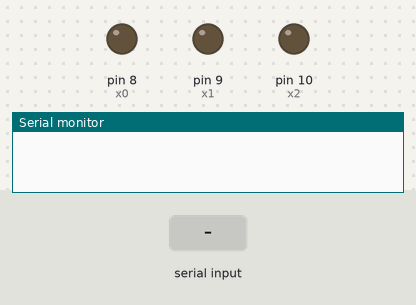
A sketch run on a simulated Arduino Uno, built with avr-gcc and run on an emulated ATmega328P. Shown: output pins drawn as LEDs (lit = HIGH), the last lines printed to the serial monitor. The inputs (shaded band) are chosen by the test bench.

Above: at 1.2 s.
1.3 s: "1" received over Serial
At 1.9 s:
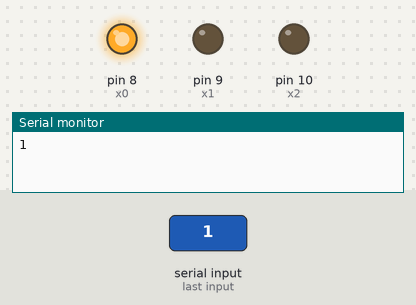
2.8 s: "2" received over Serial
At 4.0 s:
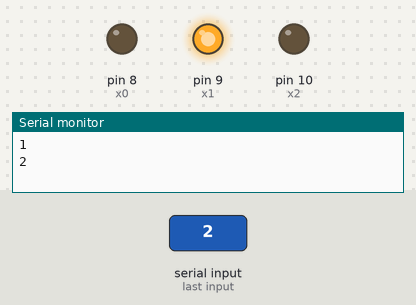
4.3 s: "3" received over Serial
At 5.4 s:
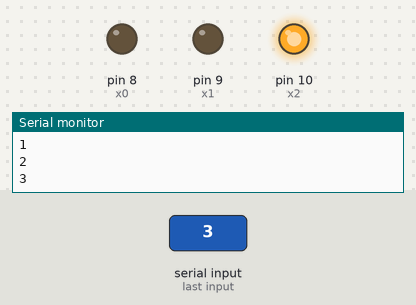
5.8 s: "4" received over Serial
At 6.5 s:
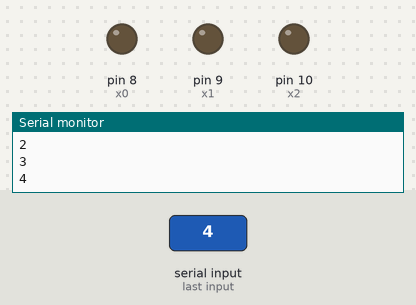
Timing chart, 0 to 8.3 s (numbered marks = the images above; inputs shaded):
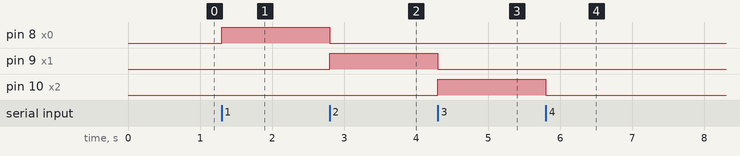

The sketch:

rispro_move_arm.ino
```cpp
//define pin LED indicator
int x0 = 8; //left
int x1 = 9; //right
int x2 = 10; //straight

void setup() {
  Serial.begin(9600);
  //  for led indicator
  pinMode(x0, OUTPUT);
  pinMode(x1, OUTPUT);
  pinMode(x2, OUTPUT);
}

void loop() {
  if (Serial.available() > 0) {
    char key = Serial.read();
    Serial.println(key);
    //  for LED indicator
    if (key == '1') {
      // mentah
      LED(1, 0, 0);
    }
    if (key == '2') {
      // matang
      LED(0, 1, 0);
    }
    if (key == '3') {
      // lewat matang
      LED(0, 0, 1);
    }
    if (key == '4') {
      // berhenti
      LED(0, 0, 0);
    }
    delay(500);
  }
}


void LED(int a, int b, int c) {
  digitalWrite(x0, a);
  digitalWrite(x1, b);
  digitalWrite(x2, c);
}
```

Measured:
- after the input at 1.3 s, pin 8 (x0): LOW → HIGH at once
- after the input at 2.8 s, pin 8 (x0): HIGH → LOW at once; pin 9 (x1): LOW → HIGH at once
- after the input at 4.3 s, pin 9 (x1): HIGH → LOW at once; pin 10 (x2): LOW → HIGH at once
- after the input at 5.8 s, pin 10 (x2): HIGH → LOW at once
